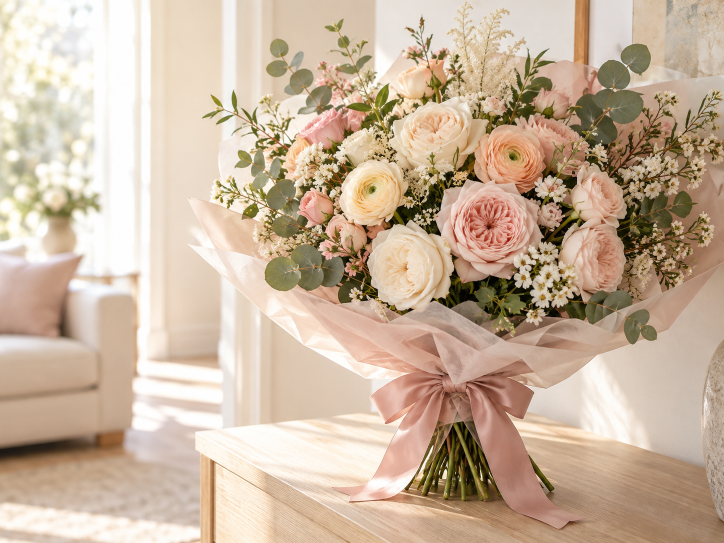
#> input picture flower-assets/editorial/source/bouquet-home.png, 1448 x 1086 px (shown at 1/2 size); its folder holds 4 pictures in this run
$ python build-editorial-assets.py
#> lines starting #> are read from the running program, lines starting #| are printed output that depends on the picture
"""Build optimized editorial photographs for the Flower mini program."""
from pathlib import Path
import json

from PIL import Image, ImageOps

ROOT = Path(__file__).resolve().parents[1]
SOURCE_DIR = ROOT / "flower-assets" / "editorial" / "source"
OUTPUT_DIR = ROOT / "miniprogram" / "assets" / "editorial"
DATA_DIR = ROOT / "miniprogram" / "data"
MAX_SIZE = (640, 640)
ASSETS = [
    "bouquet-home",
    "bouquet-ivory-sample",
    "bouquet-peach-sample",
    "inspiration-garden",
    "film-poster-sample",
    "album-cover-sample",
    "scene-living",
    "scene-dining",
    "scene-cafe",
    "scene-wedding",
    "scene-bedroom",
    "scene-entryway",
]
UPLOAD_EXAMPLES = {
    "film-poster-input": "film-poster-sample",
    "travel-photo-input": "inspiration-garden",
    "album-cover-input": "album-cover-sample",
}


def build() -> None:
    OUTPUT_DIR.mkdir(parents=True, exist_ok=True)
    DATA_DIR.mkdir(parents=True, exist_ok=True)
    manifest = []
    for name in ASSETS:
        source = SOURCE_DIR / f"{name}.png"
        if not source.exists():
            raise SystemExit(f"Missing editorial source: {source}")
        with Image.open(source) as image:
#> image is the input picture: PIL image 1448x1086 RGB; mean R, G, B 201.7, 180, 158.2
            image = ImageOps.exif_transpose(image).convert("RGB")
            original_size = image.size
#> original_size = (1448, 1086)
            image.thumbnail(MAX_SIZE, Image.Resampling.LANCZOS)
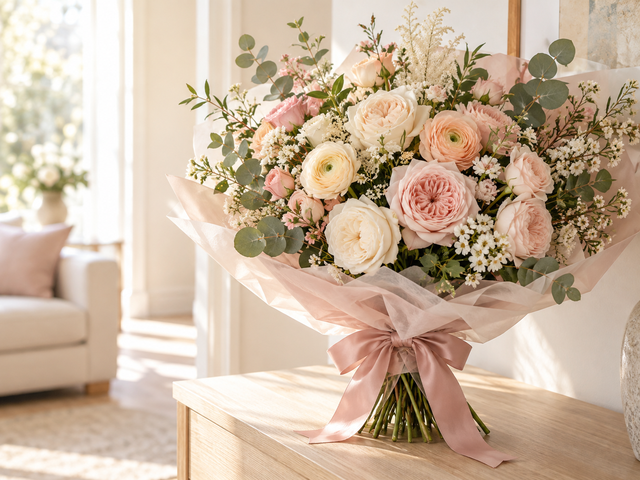
#> image: PIL image 640x480 RGB; mean R, G, B 201.7, 180, 158.2
            target = OUTPUT_DIR / f"{name}.jpg"
            image.save(target, "JPEG", quality=70, optimize=True)
        manifest.append({
            "id": name,
            "sourcePath": f"flower-assets/editorial/source/{name}.png",
            "assetPath": f"/assets/editorial/{name}.jpg",
            "sourceWidth": original_size[0],
            "sourceHeight": original_size[1],
            "size": target.stat().st_size,
        })
#> pass 2 of the loop in build, `for name in ASSETS:`:
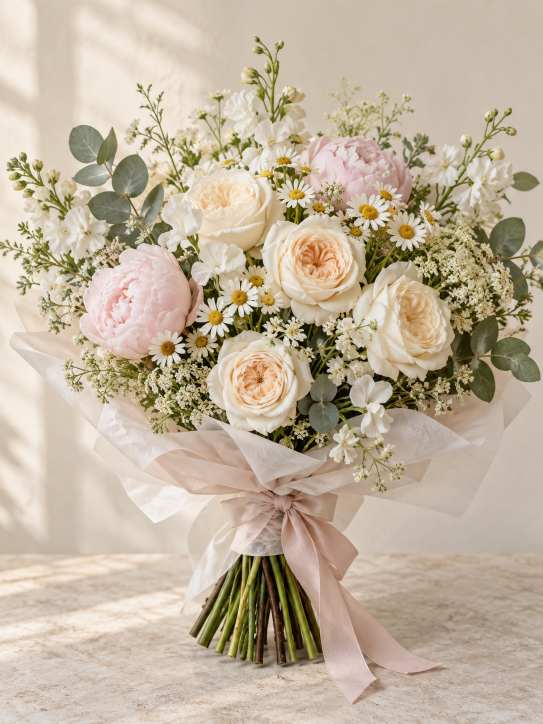
#> input picture flower-assets/editorial/source/bouquet-ivory-sample.png, 1086 x 1448 px (shown at 1/2 size)
#> in build, image is the input picture: PIL image 1086x1448 RGB; mean R, G, B 192.7, 177.8, 156.7
#> in build, `image.thumbnail(MAX_SIZE, Image.Resampling.LANCZOS)`:
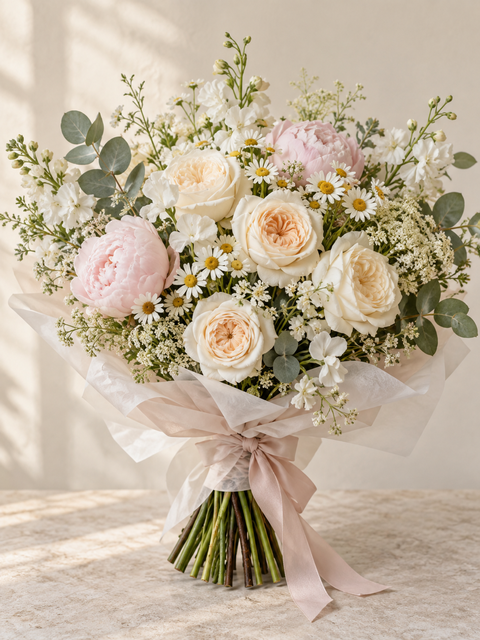
#> image: PIL image 480x640 RGB; mean R, G, B 192.7, 177.8, 156.7
#> pass 3 of the loop in build, `for name in ASSETS:`:
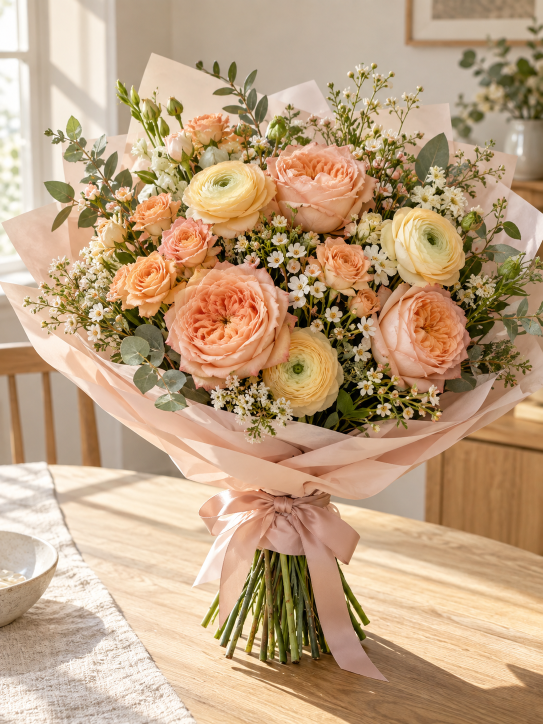
#> input picture flower-assets/editorial/source/bouquet-peach-sample.png, 1086 x 1448 px (shown at 1/2 size)
#> in build, image is the input picture: PIL image 1086x1448 RGB; mean R, G, B 191, 161.5, 129.5
#> in build, `image.thumbnail(MAX_SIZE, Image.Resampling.LANCZOS)`:
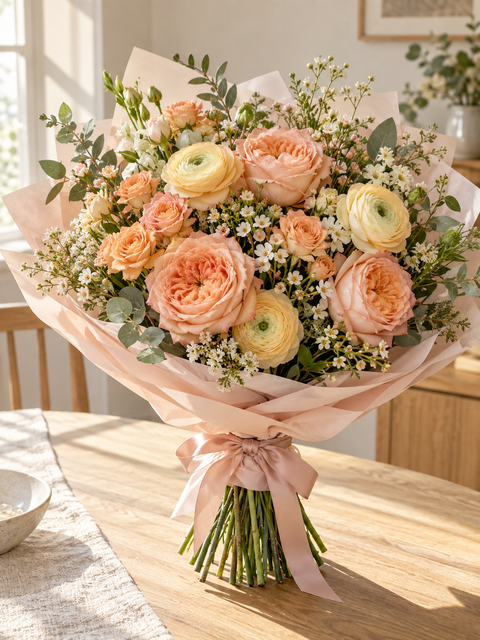
#> image: PIL image 480x640 RGB; mean R, G, B 191, 161.5, 129.5
#> the loop made 4 passes; the first 3 are shown

    (ROOT / "flower-assets" / "editorial" / "catalog.json").write_text(
        json.dumps(manifest, ensure_ascii=False, indent=2) + "\n",
        encoding="utf-8",
    )
    (DATA_DIR / "editorial-assets.ts").write_text(
        "// Generated by scripts/build-editorial-assets.py.\n"
        "export const EDITORIAL_ASSETS = {\n"
        "  homeHero: '/assets/editorial/bouquet-home.jpg',\n"
        "  recognitionSamples: [\n"
        "    '/assets/editorial/bouquet-home.jpg',\n"
        "    '/assets/editorial/bouquet-ivory-sample.jpg',\n"
        "    '/assets/editorial/bouquet-peach-sample.jpg',\n"
        "  ],\n"
        "  inspirationGarden: '/assets/editorial/inspiration-garden.jpg',\n"
        "  filmPoster: '/assets/editorial/film-poster-sample.jpg',\n"
        "  albumCover: '/assets/editorial/album-cover-sample.jpg',\n"
        "  filmPosterInput: '/assets/editorial/film-poster-sample.jpg',\n"
        "  travelPhotoInput: '/assets/editorial/inspiration-garden.jpg',\n"
        "  albumCoverInput: '/assets/editorial/album-cover-sample.jpg',\n"
        "  inspirationBouquets: [\n"
        "    '/assets/editorial/bouquet-ivory-sample.jpg',\n"
        "    '/assets/editorial/bouquet-peach-sample.jpg',\n"
        "    '/assets/editorial/bouquet-home.jpg',\n"
        "  ],\n"
        "  scenes: [\n"
        "    { id: 'living', name: '客厅', path: '/assets/editorial/scene-living.jpg' },\n"
        "    { id: 'dining', name: '餐桌', path: '/assets/editorial/scene-dining.jpg' },\n"
        "    { id: 'bedroom', name: '卧室', path: '/assets/editorial/scene-bedroom.jpg' },\n"
        "    { id: 'entryway', name: '玄关', path: '/assets/editorial/scene-entryway.jpg' },\n"
        "  ],\n"
        "} as const\n",
        encoding="utf-8",
    )
    total = sum(entry["size"] for entry in manifest)
    print(f"Built {len(manifest)} editorial JPEG images ({total / 1024 / 1024:.2f} MB).")
    print(f"Asset directory: {OUTPUT_DIR}")
    print(f"Data file: {DATA_DIR / 'editorial-assets.ts'}")


if __name__ == "__main__":
#> (the run stopped early here; a loop or call above may not have finished)
